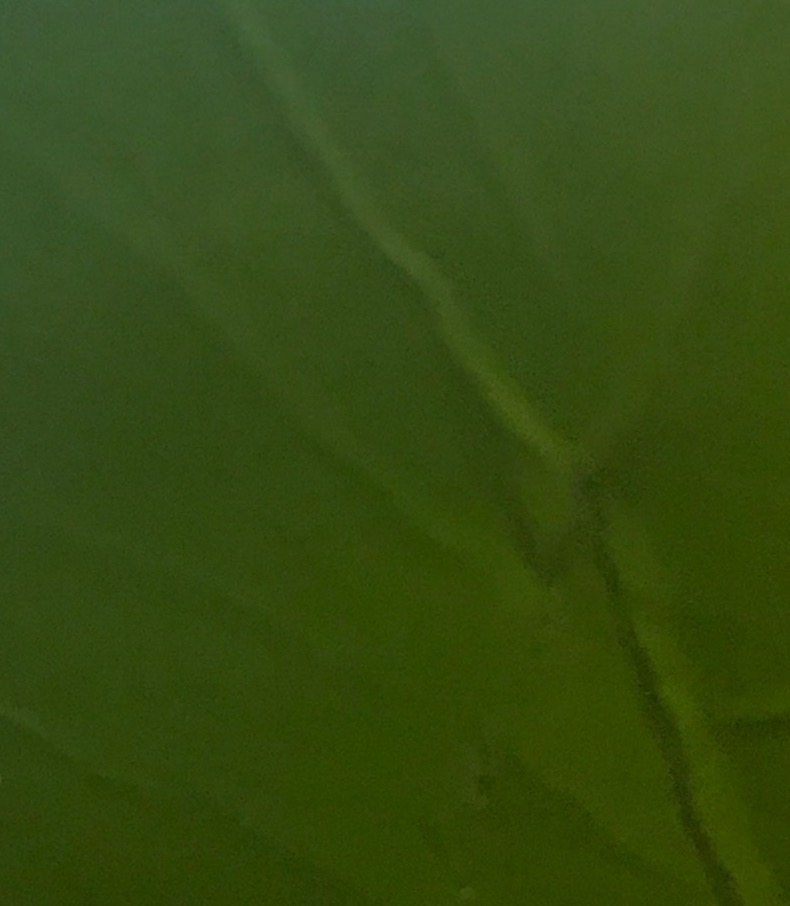
#> input picture images/roi_bright_green.jpg, 790 x 906 px
$ python freeform.py
#> lines starting #> are read from the running program, lines starting #| are printed output that depends on the picture
### backproj.py
import cv2

def mask(hist, img):
	img = cv2.blur(img, (5, 5))
	mask = cv2.cvtColor(img, cv2.COLOR_BGR2LAB)
	mask = cv2.calcBackProject([mask], [1, 2], hist, [0, 255, 0, 255], 1)
	#_, mask = cv2.threshold(mask, 120, 255, cv2.THRESH_BINARY)
	return mask

def getHistogram(img):
	lab_img = cv2.cvtColor(img, cv2.COLOR_BGR2LAB)
	hist = cv2.calcHist([lab_img], [1, 2], None,
		 				[15, 15], [0, 255, 0, 255])
	cv2.normalize(hist, hist, 0, 255, cv2.NORM_MINMAX)
	#hist = dilate(hist, DILATION_KERNEL_SIZE)
	return hist

### freeform.py
import cv2
from math import sqrt
import matplotlib
import matplotlib.pyplot as plt
import numpy as np
from backproj import mask, getHistogram
from contours import getContours, handleContours
from model.model_deploy import create_model, predict
from PIL import Image
import webbrowser

classes = ['bicycles', 'golf_clubs', 'pants', 'forks']

centers = []
pixels = []
beta = .2

FRAME_HEIGHT = 600
FRAME_WIDTH = 800

CLEAR_MIN = (800, 50)
CLEAR_MAX = (1200, 150)

SEARCH_MIN = (50, 50)
SEARCH_MAX = (450, 150)

filt = np.ones((720, 1280))
for x in range(1280):
	for y in range(0, 151):
		filt[y][x] = 0.0

# [40 lines left out: functions reformatCanvas, drawButtons, buttonCheck, getContourCenter, not called in this run]


def getLength(p1, p2):
	return sqrt((p1[0] - p2[0]) ** 2 + (p1[1] - p2[1]) ** 2)

# [8 lines left out: function drawCenters, not called in this run]

def startVideoFeed(cam_index, hist=None):

	# Args:
		# cam_index (int): 0 for webcam; 1 for USB camera
		# hist (numpy array): histogram for masking
	cap = cv2.VideoCapture(cam_index)
	while(True):
		_, frame = cap.read()
		thresh_frame = mask((hist1, hist2), frame)
		contours = getContours(thresh_frame)
		contours = handleContours(contours)
		canvas = np.ones(frame.shape) * 255

		centers.append(getContourCenter(contours, canvas, draw_center=True))
		drawCenters(pixels, canvas)
		canvas = np.flip(canvas, 1).copy()
		drawButtons(canvas)
		flag = 0
		if len(pixels) > 0:
			if buttonCheck(SEARCH_MIN, SEARCH_MAX, pixels[-1][0], pixels[-1][1]):
				canvas = np.ones(frame.shape) * 255
				drawButtons(canvas)
				centers.clear()
				pixels.clear()
				print("CLEAR")
			elif buttonCheck(CLEAR_MIN, CLEAR_MAX, pixels[-1][0], pixels[-1][1]):
				model = create_model("./model/model.pth")
				input_tensor = reformatCanvas(canvas)
				prediction = predict(input_tensor, model)
				print(classes[prediction])

				search = classes[prediction]
				if flag == 0:
					webbrowser.open('https://www.amazon.com/s/ref=nb_sb_noss?url=search-alias%3Daps&field-keywords=' + search)
					flag = 1
		canvas_resized = cv2.resize(canvas, (FRAME_WIDTH, FRAME_HEIGHT))
		cv2.imshow('canvas', canvas_resized)
		if cv2.waitKey(1) & 0xFF == ord('q'):
			break
	cap.release()
	cv2.destroyAllWindows()

roi1 = cv2.imread('./images/roi_bright_green.jpg', 3)
#> roi1 is the input picture: shape (906, 790, 3); mean B, G, R 18.4, 75, 53.4
roi2 = cv2.imread('./images/roi_bright_green2.jpg', 3)
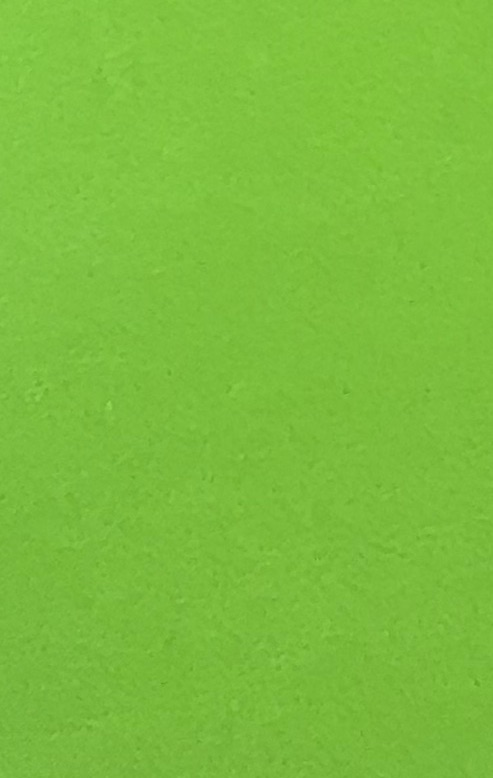
#> input picture images/roi_bright_green2.jpg, 493 x 778 px
#> roi2 is the input picture: shape (778, 493, 3); mean B, G, R 61.3, 190, 124.3
hist1 = getHistogram(roi1)
#> in getHistogram, `lab_img = cv2.cvtColor(img, cv2.COLOR_BGR2LAB)`: lab_img: shape (906, 790, 3); mean of channels 0, 1, 2 74.1, 109.8, 157.2
hist2 = getHistogram(roi2)
#> in getHistogram (call 2), `lab_img = cv2.cvtColor(img, cv2.COLOR_BGR2LAB)`: lab_img: shape (778, 493, 3); mean of channels 0, 1, 2 179.9, 86.5, 184.1


startVideoFeed(0)
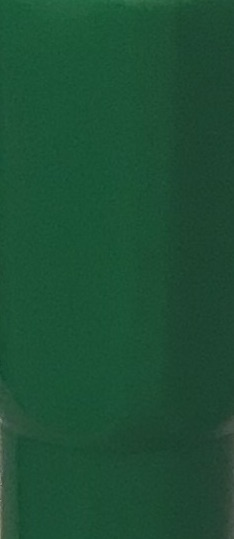
#> input picture images/roi.jpg, 234 x 539 px, given in place of the camera
#> in startVideoFeed, frame is the input picture: shape (539, 234, 3); mean B, G, R 53.1, 78.9, 29.1
#> in mask, `mask = cv2.cvtColor(img, cv2.COLOR_BGR2LAB)`: mask: shape (539, 234, 3); mean of channels 0, 1, 2 75.6, 104.5, 138.4
#> (the run stopped early here; a loop or call above may not have finished)
